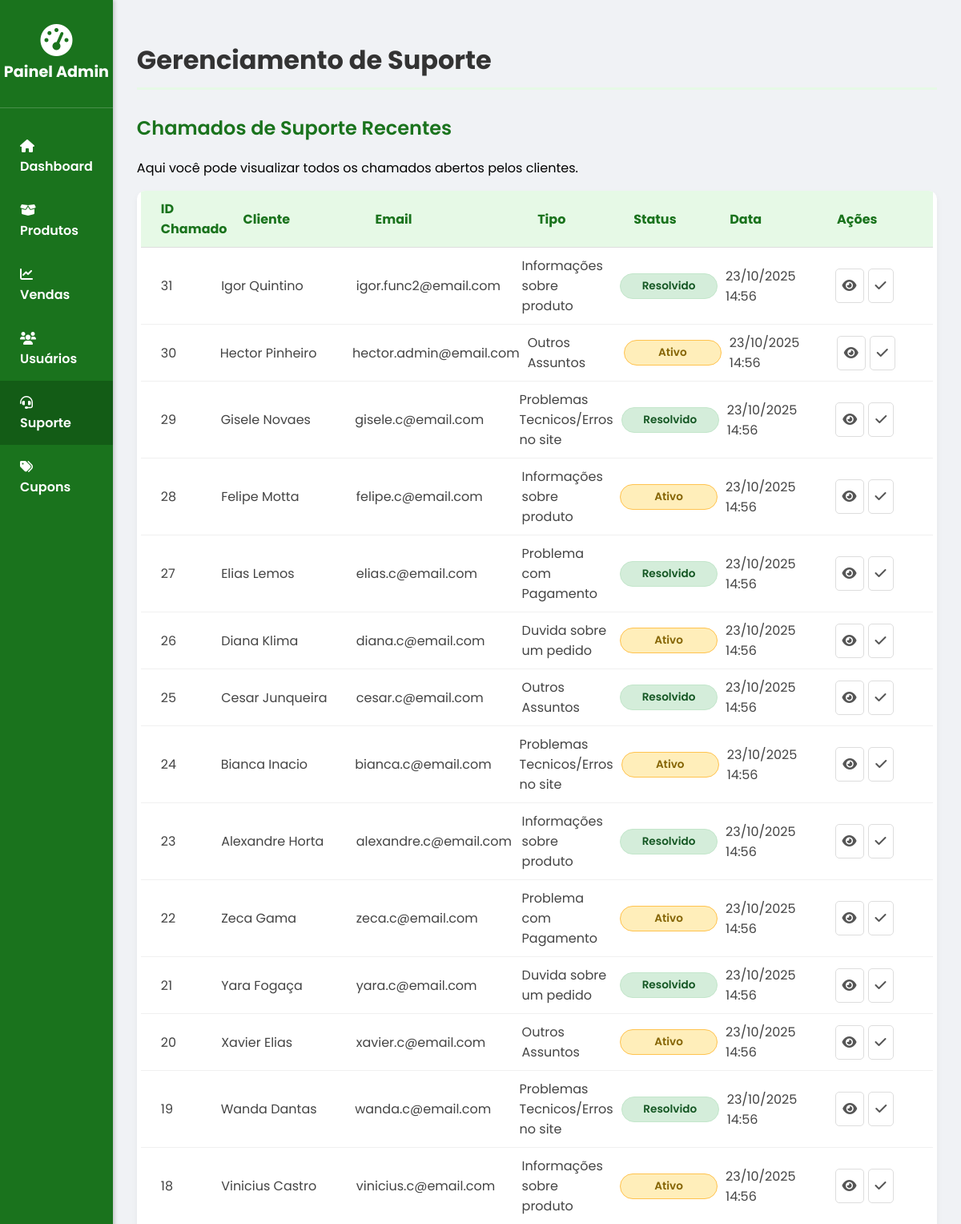
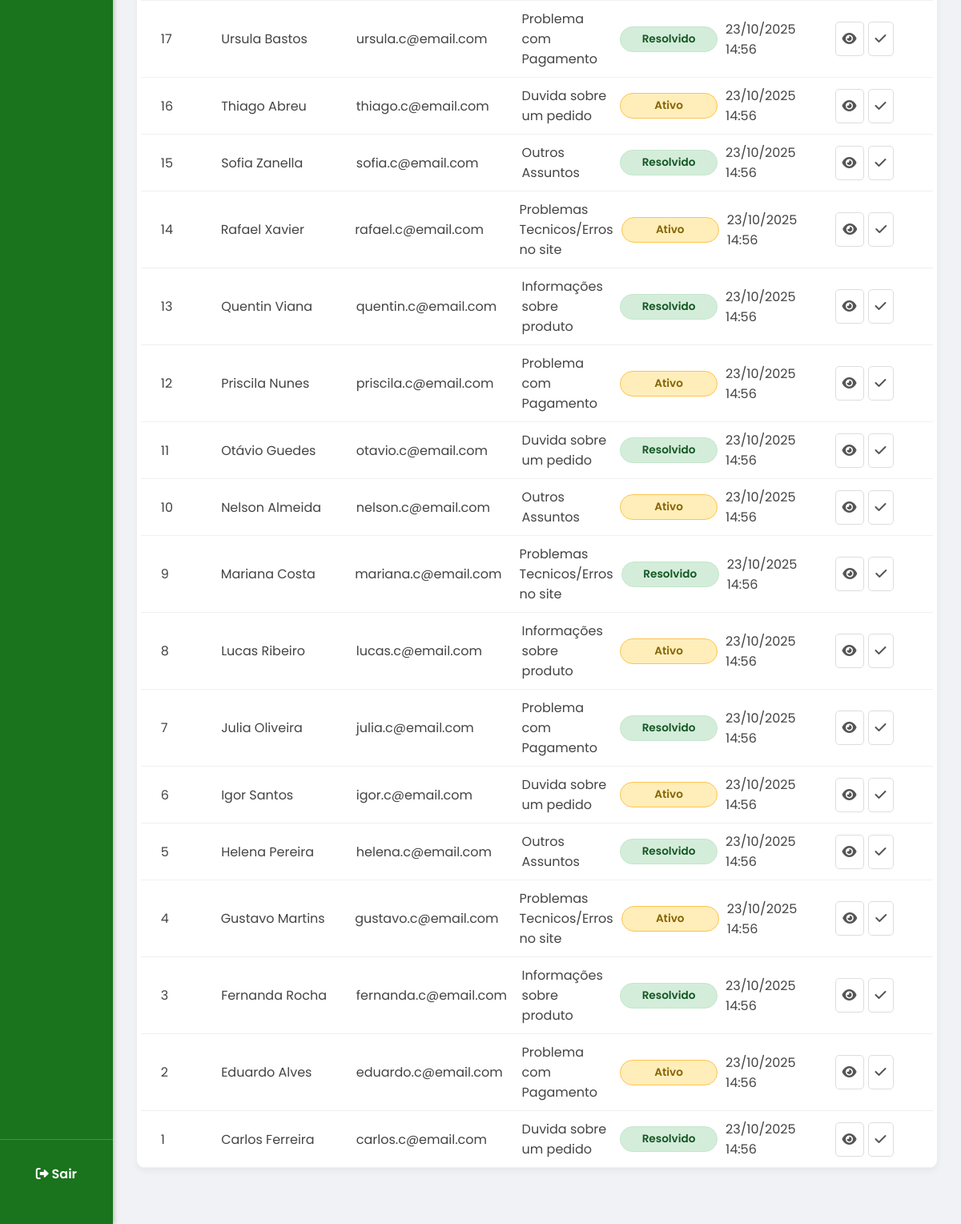
Page /suporteAdmin.php on the committed database (2 pictures, top to bottom).
### tables this page shows
CREATE TABLE IF NOT EXISTS suporte(
id_chamado INT PRIMARY KEY AUTO_INCREMENT,
id_cliente INT,
nome_cliente VARCHAR(150),
email VARCHAR(150),
tipo ENUM('Duvida sobre um pedido','Informações sobre produto','Problema com Pagamento','Problemas Tecnicos/Erros no site', 'Outros Assuntos'),
status_pedido ENUM('Ativo','Resolvido'),
descricao VARCHAR(255),
CREATED_AT TIMESTAMP DEFAULT CURRENT_TIMESTAMP
);

### suporteAdmin.php (the view, shortened to what this page needs)
<?php
require_once 'connection.php';
$sql_suporte = "SELECT
                    id_chamado,
                    id_cliente,
                    nome_cliente,
                    email,
                    tipo,
                    status_pedido,
                    descricao,
                    CREATED_AT
                FROM suporte
                ORDER BY id_chamado DESC";
$result_suporte = $conn->query($sql_suporte);
?>
<!DOCTYPE html>
<html lang="pt-br">
<head>
    <link rel="stylesheet" href="admin.css">
    <link rel="stylesheet" href="https://cdnjs.cloudflare.com/ajax/libs/font-awesome/6.0.0-beta3/css/all.min.css">
</head>
<body>
    <div class="admin-layout">
        <aside class="sidebar">
            <div class="sidebar-header">
                <i class="fas fa-tachometer-alt"></i>
                <h2>Painel Admin</h2>
            </div>
            <nav class="sidebar-nav">
                <a href="admin.php" class="nav-item"><i class="fas fa-home"></i> Dashboard</a>
                <a href="produtos.php" class="nav-item"><i class="fas fa-box-open"></i> Produtos</a>
                <a href="vendas.php" class="nav-item"><i class="fas fa-chart-line"></i> Vendas</a>
                <a href="usuarios.php" class="nav-item"><i class="fas fa-users"></i> Usuários</a>
                <a href="suporteAdmin.php" class="nav-item active"><i class="fas fa-headset"></i> Suporte</a>
                <a href="cupons.php" class="nav-item"><i class="fas fa-tags"></i> Cupons</a>
            </nav>
            <div class="logout-section">
                <a href="index.php"><i class="fas fa-sign-out-alt"></i> Sair</a>
            </div>
        </aside>
        <main class="main-content">
            <h1 class="page-title" id="main-page-title">Gerenciamento de Suporte</h1>
            <section id="suporte-section" class="management-section active">
                <h2 class="section-heading">Chamados de Suporte Recentes</h2>
                <p>Aqui você pode visualizar todos os chamados abertos pelos clientes.</p>
                <div class="data-table">
                    <div class="table-header tickets-grid-template">
                        <span>ID Chamado</span>
                        <span>Cliente</span>
                        <span>Email</span>
                        <span>Tipo</span>
                        <span>Status</span>
                        <span>Data</span>
                        <span>Ações</span>
                    </div>
                    <?php
                    if ($result_suporte->num_rows > 0) {
                        while ($row = $result_suporte->fetch_assoc()) {
                            $ticket_id = $row['id_chamado'];
                            $ticket_nome = htmlspecialchars($row['nome_cliente']);
                            $ticket_email = htmlspecialchars($row['email']);
                            $ticket_tipo = htmlspecialchars($row['tipo']);
                            $ticket_status = htmlspecialchars($row['status_pedido']);
                            $ticket_data = date('d/m/Y H:i', strtotime($row['CREATED_AT']));
                            $ticket_descricao = htmlspecialchars($row['descricao']);
                            $status_class = strtolower(str_replace([' ', '/'], '', $ticket_status));
                            echo "
                            <div class='table-row tickets-grid-template' data-ticket-id='{$ticket_id}'>
                                <span class='cell-data'>{$ticket_id}</span>
                                <span class='cell-data' data-label='Cliente:'>{$ticket_nome}</span>
                                <span class='cell-data' data-label='Email:'>{$ticket_email}</span>
                                <span class='cell-data' data-label='Tipo:'>{$ticket_tipo}</span>
                                <span class='cell-data status {$status_class}' data-label='Status:'>{$ticket_status}</span>
                                <span class='cell-data'>{$ticket_data}</span>
                                <span class='cell-data actions'>
                                    <a class='action-btn view-details-btn' title='Visualizar Descrição'
                                        data-id='{$ticket_id}'
                                        data-cliente='{$ticket_nome}'
                                        data-email='{$ticket_email}'
                                        data-tipo='{$ticket_tipo}'
                                        data-status='{$ticket_status}'
                                        data-data='{$ticket_data}'
                                        data-descricao='{$ticket_descricao}'
                                    >
                                        <i class='fas fa-eye'></i>
                                    </a>
                                    <a class='action-btn resolve' title='Mudar Status para Resolvido' href='suporteAdmin.php?action=resolve&id={$ticket_id}'>
                                        <i class='fas fa-check'></i>
                                    </a>
                                </span>
                            </div>
                            ";
                        }
                    } else {
                        echo "<div class='table-row'><span class='cell-data' style='grid-column: 1 / -1; text-align: center; padding: 20px;'>Nenhum chamado de suporte encontrado.</span></div>";
                    }
                    ?>
                </div>
            </section>
        </main>
    </div>
</body>
</html>

### admin.css (style rules this page uses)
body { font-family: 'Poppins', sans-serif; background-color: #f0f2f5; margin: 0; padding: 0; min-height: 100vh; }
.admin-layout { display: flex; min-height: 100vh; }
.sidebar { width: 250px; background-color: #1a731d; color: #fff; display: flex; flex-direction: column; padding: 20px 0; box-shadow: 2px 0 5px rgba(0, 0, 0, 0.2); }
.sidebar-header { text-align: center; padding: 10px 0 30px; border-bottom: 1px solid rgba(255, 255, 255, 0.2); margin-bottom: 20px; }
.sidebar-header i { font-size: 2.5rem; margin-bottom: 5px; }
.sidebar-header h2 { font-size: 1.2rem; font-weight: 700; margin: 0; }
.sidebar-nav { flex-grow: 1; }
.nav-item { display: block; padding: 15px 25px; color: #fff; text-decoration: none; font-weight: 600; transition: background-color 0.3s ease; }
.nav-item i { margin-right: 10px; }
.nav-item:hover, .nav-item.active { background-color: #135c16; }
.logout-section { padding: 20px; border-top: 1px solid rgba(255, 255, 255, 0.2); }
.logout-section a { display: block; color: #fff; text-decoration: none; font-weight: 600; padding: 10px; text-align: center; border-radius: 5px; transition: background-color 0.3s ease; }
.main-content { flex-grow: 1; padding: 30px; }
.page-title { color: #333; font-size: 2rem; font-weight: 700; margin-bottom: 30px; border-bottom: 3px solid #e6f9e6; padding-bottom: 10px; }
.management-section, .dashboard-section { display: none; margin-bottom: 40px; }
.management-section.active, .dashboard-section.active { display: block; }
.section-heading { color: #1a731d; font-size: 1.5rem; font-weight: 600; margin-bottom: 20px; }
.data-table { background-color: #fff; border-radius: 10px; box-shadow: 0 4px 8px rgba(0, 0, 0, 0.05); overflow: hidden; }
.table-header { display: grid; padding: 15px; background-color: #e6f9e6; font-weight: 700; color: #1a731d; border-bottom: 1px solid #ddd; }
.table-row { display: grid; padding: 15px; border-bottom: 1px solid #f0f0f0; align-items: center; }
.cell-data { color: #444; }
.status { padding: 5px 10px; border-radius: 20px; font-size: 0.85rem; text-align: center; justify-self: start; min-width: 100px; }
.cell-data.status { color: #4c4c4c; background-color: #f5f5f5; font-weight: 600; }
.actions { display: flex; gap: 5px; justify-content: flex-start; }
.action-btn { background: none; border: 1px solid #ddd; color: #555; padding: 8px; border-radius: 5px; cursor: pointer; transition: background-color 0.3s ease, color 0.3s ease, border-color 0.3s ease; }
.table-row .cell-data:nth-child(1), .table-header span:nth-child(1) { padding-left: 15px; text-align: left; }
.table-row .cell-data:nth-child(2), .table-header span:nth-child(2) { padding-left: 10px; text-align: left; }
.data-table { padding-left: 5px; padding-right: 5px; }
.status { padding: 5px 10px; border-radius: 20px; font-size: 0.85rem; text-align: center; justify-self: start; min-width: 100px; font-weight: 600; }
.action-btn { background: none; border: 1px solid #ddd; color: #555; padding: 8px; border-radius: 5px; cursor: pointer; transition: background-color 0.3s ease; }
.table-row { transition: opacity 0.3s ease, transform 0.3s ease; }

### suporteAdmin.php (style rules this page uses)
.tickets-grid-template { display: grid; grid-template-columns: 0.5fr 1.2fr 1.4fr 0.8fr 0.8fr 0.9fr 0.8fr; gap: 10px; padding: 10px; align-items: center; }
.status.resolvido { background-color: #d4edda; color: #155724; border: 1px solid #c3e6cb; }
.status.ativo { background-color: #ffeeba; color: #856404; border: 1px solid #ffc34f; }

### rows in the picture
suporte: id_chamado "31", nome_cliente "Igor Quintino", email "igor.func2@email.com", tipo "Informações sobre produto", status_pedido "Resolvido", CREATED_AT "23/10/2025 14:56"
suporte: id_chamado "30", nome_cliente "Hector Pinheiro", email "hector.admin@email.com", tipo "Outros Assuntos", status_pedido "Ativo", CREATED_AT "23/10/2025 14:56"
suporte: id_chamado "29", nome_cliente "Gisele Novaes", email "gisele.c@email.com", tipo "Problemas Tecnicos/Erros no site", status_pedido "Resolvido", CREATED_AT "23/10/2025 14:56"
suporte: id_chamado "28", nome_cliente "Felipe Motta", email "felipe.c@email.com", tipo "Informações sobre produto", status_pedido "Ativo", CREATED_AT "23/10/2025 14:56"
suporte: id_chamado "27", nome_cliente "Elias Lemos", email "elias.c@email.com", tipo "Problema com Pagamento", status_pedido "Resolvido", CREATED_AT "23/10/2025 14:56"
suporte: id_chamado "26", nome_cliente "Diana Klima", email "diana.c@email.com", tipo "Duvida sobre um pedido", status_pedido "Ativo", CREATED_AT "23/10/2025 14:56"
suporte: id_chamado "25", nome_cliente "Cesar Junqueira", email "cesar.c@email.com", tipo "Outros Assuntos", status_pedido "Resolvido", CREATED_AT "23/10/2025 14:56"
suporte: id_chamado "24", nome_cliente "Bianca Inacio", email "bianca.c@email.com", tipo "Problemas Tecnicos/Erros no site", status_pedido "Ativo", CREATED_AT "23/10/2025 14:56"
suporte: id_chamado "23", nome_cliente "Alexandre Horta", email "alexandre.c@email.com", tipo "Informações sobre produto", status_pedido "Resolvido", CREATED_AT "23/10/2025 14:56"
suporte: id_chamado "22", nome_cliente "Zeca Gama", email "zeca.c@email.com", tipo "Problema com Pagamento", status_pedido "Ativo", CREATED_AT "23/10/2025 14:56"
suporte: id_chamado "21", nome_cliente "Yara Fogaça", email "yara.c@email.com", tipo "Duvida sobre um pedido", status_pedido "Resolvido", CREATED_AT "23/10/2025 14:56"
suporte: id_chamado "20", nome_cliente "Xavier Elias", email "xavier.c@email.com", tipo "Outros Assuntos", status_pedido "Ativo", CREATED_AT "23/10/2025 14:56"
suporte: id_chamado "19", nome_cliente "Wanda Dantas", email "wanda.c@email.com", tipo "Problemas Tecnicos/Erros no site", status_pedido "Resolvido", CREATED_AT "23/10/2025 14:56"
suporte: id_chamado "18", nome_cliente "Vinicius Castro", email "vinicius.c@email.com", tipo "Informações sobre produto", status_pedido "Ativo", CREATED_AT "23/10/2025 14:56"
suporte: id_chamado "17", nome_cliente "Ursula Bastos", email "ursula.c@email.com", tipo "Problema com Pagamento", status_pedido "Resolvido", CREATED_AT "23/10/2025 14:56"
suporte: id_chamado "16", nome_cliente "Thiago Abreu", email "thiago.c@email.com", tipo "Duvida sobre um pedido", status_pedido "Ativo", CREATED_AT "23/10/2025 14:56"
suporte: id_chamado "15", nome_cliente "Sofia Zanella", email "sofia.c@email.com", tipo "Outros Assuntos", status_pedido "Resolvido", CREATED_AT "23/10/2025 14:56"
suporte: id_chamado "14", nome_cliente "Rafael Xavier", email "rafael.c@email.com", tipo "Problemas Tecnicos/Erros no site", status_pedido "Ativo", CREATED_AT "23/10/2025 14:56"
suporte: id_chamado "13", nome_cliente "Quentin Viana", email "quentin.c@email.com", tipo "Informações sobre produto", status_pedido "Resolvido", CREATED_AT "23/10/2025 14:56"
suporte: id_chamado "12", nome_cliente "Priscila Nunes", email "priscila.c@email.com", tipo "Problema com Pagamento", status_pedido "Ativo", CREATED_AT "23/10/2025 14:56"
suporte: id_chamado "11", nome_cliente "Otávio Guedes", email "otavio.c@email.com", tipo "Duvida sobre um pedido", status_pedido "Resolvido", CREATED_AT "23/10/2025 14:56"
suporte: id_chamado "10", nome_cliente "Nelson Almeida", email "nelson.c@email.com", tipo "Outros Assuntos", status_pedido "Ativo", CREATED_AT "23/10/2025 14:56"
suporte: id_chamado "9", nome_cliente "Mariana Costa", email "mariana.c@email.com", tipo "Problemas Tecnicos/Erros no site", status_pedido "Resolvido", CREATED_AT "23/10/2025 14:56"
suporte: id_chamado "8", nome_cliente "Lucas Ribeiro", email "lucas.c@email.com", tipo "Informações sobre produto", status_pedido "Ativo", CREATED_AT "23/10/2025 14:56"
suporte: id_chamado "7", nome_cliente "Julia Oliveira", email "julia.c@email.com", tipo "Problema com Pagamento", status_pedido "Resolvido", CREATED_AT "23/10/2025 14:56"
suporte: id_chamado "6", nome_cliente "Igor Santos", email "igor.c@email.com", tipo "Duvida sobre um pedido", status_pedido "Ativo", CREATED_AT "23/10/2025 14:56"
suporte: id_chamado "5", nome_cliente "Helena Pereira", email "helena.c@email.com", tipo "Outros Assuntos", status_pedido "Resolvido", CREATED_AT "23/10/2025 14:56"
suporte: id_chamado "4", nome_cliente "Gustavo Martins", email "gustavo.c@email.com", tipo "Problemas Tecnicos/Erros no site", status_pedido "Ativo", CREATED_AT "23/10/2025 14:56"
suporte: id_chamado "3", nome_cliente "Fernanda Rocha", email "fernanda.c@email.com", tipo "Informações sobre produto", status_pedido "Resolvido", CREATED_AT "23/10/2025 14:56"
suporte: id_chamado "2", nome_cliente "Eduardo Alves", email "eduardo.c@email.com", tipo "Problema com Pagamento", status_pedido "Ativo", CREATED_AT "23/10/2025 14:56"
suporte: id_chamado "1", nome_cliente "Carlos Ferreira", email "carlos.c@email.com", tipo "Duvida sobre um pedido", status_pedido "Resolvido", CREATED_AT "23/10/2025 14:56"
